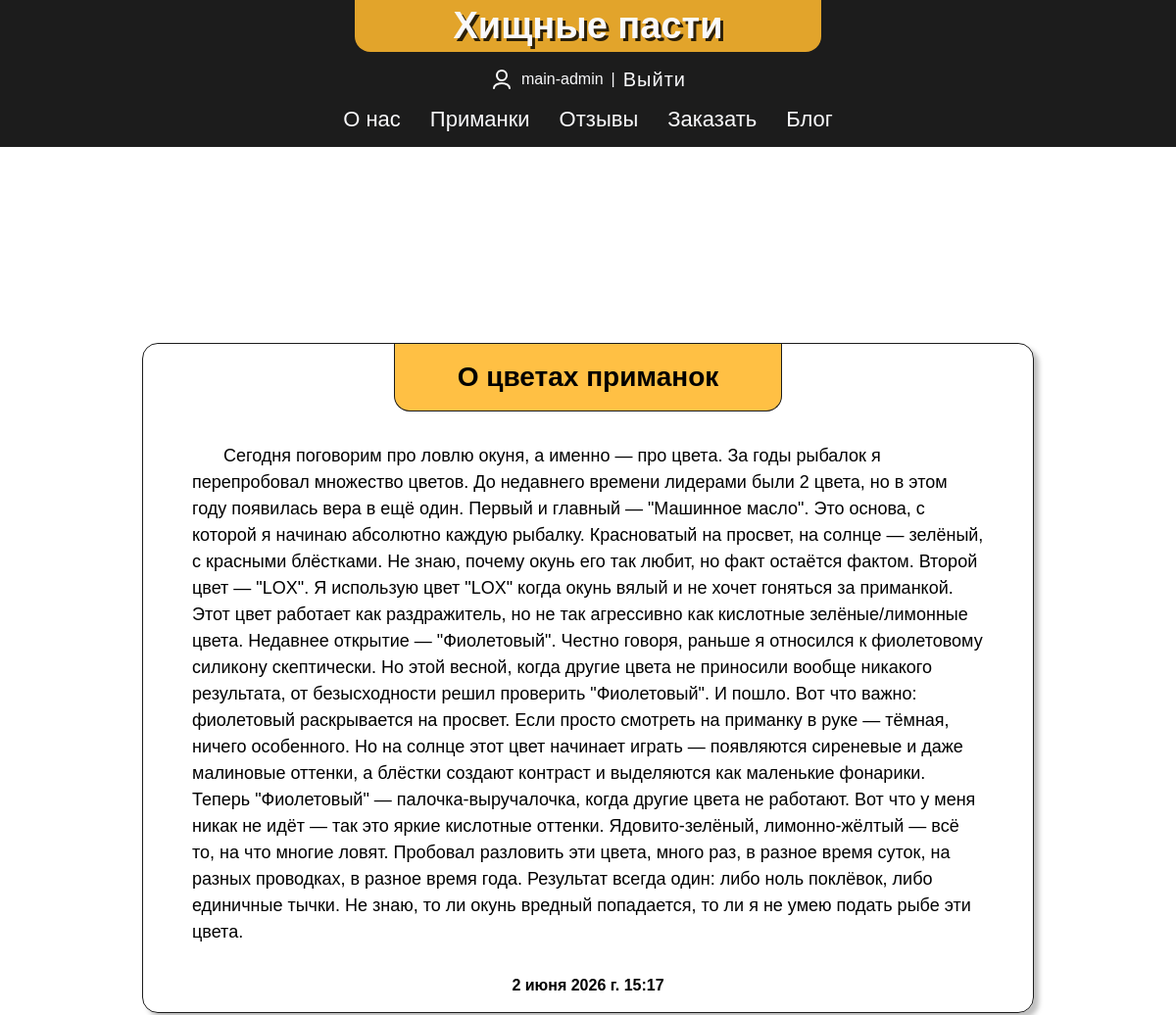
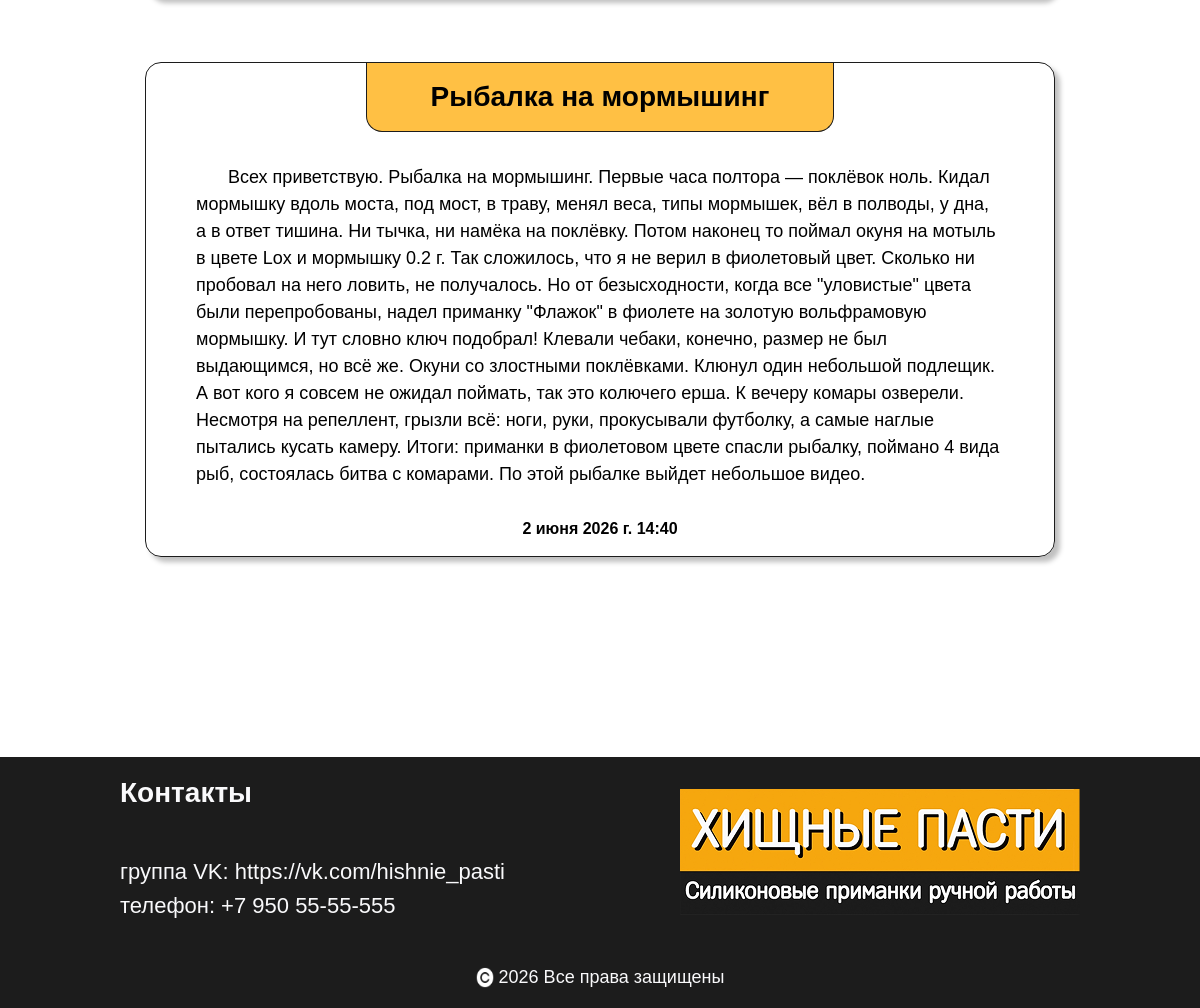
Page /blog/ (signed in) on the committed database (2 pictures, top to bottom).
### main/models.py (models this page shows, shortened)
class Post(models.Model):
    title = models.CharField(max_length=200, verbose_name="Заголовок")
    text = models.TextField(verbose_name="Текст поста")
    date_posted = models.DateTimeField(auto_now_add=True, verbose_name="Дата публикации")
    class Meta:
        verbose_name = "Пост"
        verbose_name_plural = "Посты"
        ordering = ['-date_posted']

### main/views.py (the view)
# urls.py: path('blog/', views.blogPage, name='blog'),
def blogPage(request):
    posts = Post.objects.all().order_by('-date_posted')
    return render(request, 'blog.html', {'posts': posts})

### main/templates/blog.html
{% extends "layout.html" %}
{% load static %}
{% block head %}
    <link rel="stylesheet" href="{% static 'css/blog.css' %}">
{% endblock %}
{% block content %}
<div class="container">
    <div class="blog-block">
        <ul class="posts-list">
            {% for post in posts %}
            <li>
                <div class="post">
                    <div class="post-title-block">
                        <h2 class="post-title">{{ post.title }}</h2>
                    </div>
                    <div class="post-text">
                        {{ post.text }}
                    </div>
                    <div>
                        <p class="post-date">
                            <b>{{ post.date_posted }}</b>
                        </p>
                    </div>
                </div>
            </li>
            {% endfor %}
        </ul>
    </div>
</div>
{% endblock %}

### main/templates/layout.html (shortened to what this page needs)
{% load static %}
<!DOCTYPE html>
<html lang="en">
<head>
    <link rel="stylesheet" href="{% static 'css/base.css' %}">
    <link rel="stylesheet" href="{% static 'css/home.css' %}">
    <link rel="stylesheet" href="{% static 'css/menu.css' %}">
    {% block head %}
    {% endblock %}
</head>
<body>
    <header>
        <div class="container">
            <div class="header-content">
                <div class="header-info">
                    <div class="header-title">
                        <div class="header-title-main">
                            <h1>Хищные пасти</h1>
                        </div>
                    </div>
                    {% if user.is_authenticated %}
                    <div class="user-block">
                        <p>{{ user.username }}</p>
                        <p>|</p>
                        <form method="post" action="{% url 'logout' %}">
                            <button class="logout-btn" type="submit">Выйти</button>
                        </form>
                    </div>
                    {% else %}
                    <div class="user-block">
                        <a href="/accounts/login">Войти</a>
                    </div>
                    {% endif %}
                    <nav class="header-nav">
                        <ul class="header-nav-list">
                            <li>
                                <a href="/">О нас </a>
                            </li>
                            <li>
                                <a href="/works">Приманки</a>
                            </li>
                            <li>
                                <a href="/feedback">Отзывы</a>
                            </li>
                            <li>
                                <a href="/order">Заказать</a>
                            </li>
                            <li>
                                <a href="/blog">Блог</a>
                            </li>
                        </ul>
                    </nav>
                </div>
            </div>
        </div>
    </header>
    <main>
        {% block content %}
        {% endblock %}
    </main>
    <footer id="contacts">
        <div class="container">
            <div class="footer-block">
                <div class="footer-content-block">
                    <div>
                        <h2>Контакты</h2>
                        <p>группа VK: https://vk.com/hishnie_pasti</p>
                        <p>телефон: +7 950 55-55-555</p>
                    </div>
                    <img src="{% static 'images/text-logo.png' %}">
                </div>
                <div class="footer-copyright">
                    <img src="{% static 'images/copyright.png' %}">
                    <p>2026 Все права защищены</p>
                </div>
            </div>
        </div>
    </footer>
</body>
</html>

### main/static/css/base.css (style rules this page uses)
html { scroll-behavior: smooth; }
body { font-family: "Fregat Regular", sans-serif; margin: 0; }
:root { --fc-primary: #212121; --fc-secondary: #FFF; --fc-spec-text: #6B6E6E; --dark-color: #1C1C1C; --main-color: #E2A42B; --main-color-lite: #FFC044; --lite-color: #F9F9FB; --bg-color: #FFF; --border-radius-value: 8px; --border-radius-second: 16px; --shadow: 5px 5px 5px rgba(0, 0, 0, 0.25); }
p, h1, h2, h3 { margin: 0; }
.container { width: 1200px; margin: 0 auto; flex: 1; }
footer { padding: 20px 25px; }
button { display: flex; align-items: center; gap: 20px; cursor: pointer; width: max-content; padding: 18px 30px; color: var(--fc-primary); background-color: var(--bg-color); border: 1px solid var(--dark-color); border-radius: var(--border-radius-second); font-size: 20px; font-weight: 700; letter-spacing: 1px; font-family: "Fregat Regular", sans-serif; letter-spacing: 1px; transition: 0.3s background-color ease; }
a { cursor: pointer; text-decoration: none; color: inherit; transition: color 0.4s, text-decoration 0.4s; }
ul { list-style-type: none; padding: 0; margin: 0; }
h2 { font-size: 28px; font-weight: bold; margin-bottom: 50px; }
header { background-color: #1C1C1C; color: var(--lite-color); }
main { min-height: 100vh; display: flex; flex-direction: column; gap: 120px; }
.header-content { display: flex; justify-content: space-between; }
.header-info { display: flex; flex-direction: column; align-items: center; justify-content: space-between; gap: 16px; }
.header-title { display: flex; flex-direction: column; align-items: center; gap: 5px; }
.header-title-main { background-color: var(--main-color); padding: 5px 100px; border-bottom-left-radius: 16px; border-bottom-right-radius: 16px; }
.header-title h1 { font-size: 38px; filter: drop-shadow(3px 3px 0px rgba(0, 0, 0, 0.8)); }
footer { background-color: var(--dark-color); }
.footer-block { display: flex; flex-direction: column; gap: 40px; }
.footer-content-block { display: flex; justify-content: space-between; align-items: center; flex-wrap: wrap; }
.footer-content-block, .footer-copyright { color: var(--lite-color); }
.footer-content-block p { font-size: 22px; margin-bottom: 8px; }
.footer-copyright { display: flex; align-self: center; gap: 5px; }
.footer-copyright img { width: 18px; }
.footer-copyright p { font-size: 18px; }
.user-block { display: flex; gap: 8px; align-items: center; }
.user-block form { padding: 0; width: max-content; }
.logout-btn { background-color: inherit; border: none; padding: 0; cursor: pointer; text-decoration: none; color: inherit; font-weight: 400; transition: color 0.4s, text-decoration 0.4s; }

### main/static/css/home.css (style rules this page uses)
@media screen and (max-width: 1201px) { .container { width: 960px; } }
@media screen and (max-width: 1201px) { .header-content { justify-content: center; } }

### main/static/css/menu.css (style rules this page uses)
.header-nav-list { display: flex; gap: 30px; justify-content: center; margin-bottom: 15px; }
.header-nav-list a { font-size: 22px; }

### main/static/css/blog.css (style rules this page uses)
.blog-block { margin: 200px 0; }
.posts-list { box-sizing: border-box; display: flex; flex-direction: column; align-items: center; gap: 64px; padding: 0 25px; }
.post { max-width: 900px; padding: 0px 50px 18px 50px; display: flex; flex-direction: column; align-items: center; gap: 32px; border: 1px solid var(--dark-color); border-radius: var(--border-radius-second); box-shadow: var(--shadow); }
.post-title-block { display: flex; align-items: center; justify-content: center; padding: 18px 64px; border: 1px solid var(--dark-color); border-top: 0; border-bottom-left-radius: var(--border-radius-second); border-bottom-right-radius: var(--border-radius-second); background-color: var(--main-color-lite); }
.post-title { text-align: center; margin: 0; }
.post-text { font-size: 18px; text-indent: 32px; line-height: 1.5; }
.post-date { display: flex; align-self: end; }

### rows in the picture
Post: title "О цветах приманок", text "Сегодня поговорим про ловлю окуня, а именно — про цвета. За годы рыбалок я перепробовал множество цветов. До недавнего времени лидерами были 2 цвета, но в этом году появилась вера в ещё один. Первый и главный — \"Машинное масло\". Это основа, с которой я начинаю абсолютно каждую рыбалку. Красноватый на просвет, на солнце — зелёный, с красными блёстками. Не знаю, почему окунь его так любит, но факт остаётся фактом. Второй цвет — \"LOX\". Я использую цвет \"LOX\" когда окунь вялый и не хочет гоняться за приманкой. Этот цвет работает как раздражитель, но не так агрессивно как кислотные зелёные/лимонные цвета. Недавнее открытие — \"Фиолетовый\". Честно говоря, раньше я относился к фиолетовому силикону…", date_posted "2 июня 2026 г. 15:17"
Post: title "Рыбалка на мормышинг", text "Всех приветствую. Рыбалка на мормышинг. Первые часа полтора — поклёвок ноль. Кидал мормышку вдоль моста, под мост, в траву, менял веса, типы мормышек, вёл в полводы, у дна, а в ответ тишина. Ни тычка, ни намёка на поклёвку. Потом наконец то поймал окуня на мотыль в цвете Lox и мормышку 0.2 г. Так сложилось, что я не верил в фиолетовый цвет. Сколько ни пробовал на него ловить, не получалось. Но от безысходности, когда все \"уловистые\" цвета были перепробованы, надел приманку \"Флажок\" в фиолете на золотую вольфрамовую мормышку. И тут словно ключ подобрал! Клевали чебаки, конечно, размер не был выдающимся, но всё же. Окуни со злостными поклёвками. Клюнул один небольшой подлещик. А вот кого я…", date_posted "2 июня 2026 г. 14:40"

### other values in the picture
{{ user.username }} "main-admin"
